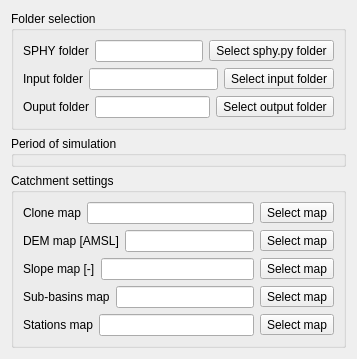
     <widget class="QWidget" name="generalSettingsTab">
      <attribute name="title">
       <string>General settings</string>
      </attribute>
      <layout class="QVBoxLayout" name="verticalLayout_4">
       <item>
        <widget class="QGroupBox" name="foldersGroupBox_2">
         <property name="title">
          <string>Folder selection</string>
         </property>
         <layout class="QVBoxLayout" name="verticalLayout_9">
          <item>
           <layout class="QHBoxLayout" name="horizontalLayout_22">
            <item>
             <widget class="QLabel" name="label_9">
              <property name="text">
               <string>SPHY folder</string>
              </property>
             </widget>
            </item>
            <item>
             <widget class="QLineEdit" name="sphyPathLineEdit">
              <property name="readOnly">
               <bool>true</bool>
              </property>
             </widget>
            </item>
            <item>
             <widget class="QToolButton" name="selectSphyPathButton">
              <property name="text">
               <string>Select sphy.py folder</string>
              </property>
             </widget>
            </item>
           </layout>
          </item>
          <item>
           <layout class="QHBoxLayout" name="horizontalLayout_13">
            <item>
             <widget class="QLabel" name="label_3">
              <property name="text">
               <string>Input folder</string>
              </property>
             </widget>
            </item>
            <item>
             <widget class="QLineEdit" name="inputPathLineEdit">
              <property name="readOnly">
               <bool>true</bool>
              </property>
             </widget>
            </item>
            <item>
             <widget class="QToolButton" name="selectInputPathButton">
              <property name="text">
               <string>Select input folder</string>
              </property>
             </widget>
            </item>
           </layout>
          </item>
          <item>
           <layout class="QHBoxLayout" name="horizontalLayout_23">
            <item>
             <widget class="QLabel" name="label_5">
              <property name="text">
               <string>Ouput folder</string>
              </property>
             </widget>
            </item>
            <item>
             <widget class="QLineEdit" name="outputPathLineEdit">
              <property name="readOnly">
               <bool>true</bool>
              </property>
             </widget>
            </item>
            <item>
             <widget class="QToolButton" name="selectOutputPathButton">
              <property name="text">
               <string>Select output folder</string>
              </property>
             </widget>
            </item>
           </layout>
          </item>
         </layout>
        </widget>
       </item>
       <item>
        <widget class="QGroupBox" name="periodSimulationGroupBox">
         <property name="title">
          <string>Period of simulation</string>
         </property>
         <widget class="QWidget" name="layoutWidget">
          <property name="geometry">
           <rect>
            <x>31</x>
            <y>40</y>
            <width>411</width>
            <height>141</height>
           </rect>
          </property>
          <layout class="QHBoxLayout" name="horizontalLayout_85">
           <item>
            <widget class="QSplitter" name="splitter_2">
             <property name="orientation">
              <enum>Qt::Vertical</enum>
             </property>
             <widget class="QWidget" name="layoutWidget">
              <layout class="QHBoxLayout" name="horizontalLayout_4">
               <item>
                <widget class="QLabel" name="label_10">
                 <property name="text">
                  <string>Timestep 1</string>
                 </property>
                </widget>
               </item>
               <item>
                <widget class="QDateEdit" name="timestep1DateEdit_m">
                 <property name="displayFormat">
                  <string>dd-MMM-yyyy</string>
                 </property>
                </widget>
               </item>
              </layout>
             </widget>
             <widget class="QWidget" name="layoutWidget">
              <layout class="QHBoxLayout" name="horizontalLayout_7">
               <item>
                <widget class="QLabel" name="startDateLabel_2">
                 <property name="text">
                  <string>Start date</string>
                 </property>
                 <property name="alignment">
                  <set>Qt::AlignLeading|Qt::AlignLeft|Qt::AlignVCenter</set>
                 </property>
                </widget>
               </item>
               <item>
                <widget class="QDateEdit" name="startDateEdit_m">
                 <property name="displayFormat">
                  <string>dd-MMM-yyyy</string>
                 </property>
                </widget>
               </item>
              </layout>
             </widget>
             <widget class="QWidget" name="layoutWidget">
              <layout class="QHBoxLayout" name="horizontalLayout_15">
               <item>
                <widget class="QLabel" name="endDateLabel_2">
                 <property name="text">
                  <string>End date</string>
                 </property>
                 <property name="alignment">
                  <set>Qt::AlignLeading|Qt::AlignLeft|Qt::AlignVCenter</set>
                 </property>
                </widget>
               </item>
               <item>
                <widget class="QDateEdit" name="endDateEdit_m">
                 <property name="displayFormat">
                  <string>dd-MMM-yyyy</string>
                 </property>
                 <property name="date">
                  <date>
                   <year>2005</year>
                   <month>12</month>
                   <day>31</day>
                  </date>
                 </property>
                </widget>
               </item>
              </layout>
             </widget>
            </widget>
           </item>
           <item>
            <layout class="QHBoxLayout" name="horizontalLayout_24">
             <item>
              <widget class="QLabel" name="label_8">
               <property name="text">
                <string>Spin up years</string>
               </property>
               <property name="alignment">
                <set>Qt::AlignCenter</set>
               </property>
              </widget>
             </item>
             <item>
              <widget class="QSpinBox" name="spinupyearSpinBox"/>
             </item>
            </layout>
           </item>
          </layout>
         </widget>
        </widget>
       </item>
       <item>
        <widget class="QGroupBox" name="catchmentSettingsGroupBox">
         <property name="title">
          <string>Catchment settings</string>
         </property>
         <layout class="QVBoxLayout" name="verticalLayout_10">
          <item>
           <layout class="QHBoxLayout" name="horizontalLayout_25">
            <item>
             <widget class="QLabel" name="cloneMapLabel">
              <property name="text">
               <string>Clone map</string>
              </property>
             </widget>
            </item>
            <item>
             <widget class="QLineEdit" name="cloneMapLineEdit">
              <property name="readOnly">
               <bool>true</bool>
              </property>
             </widget>
            </item>
            <item>
             <widget class="QToolButton" name="selectCloneMapFileButton">
              <property name="text">
               <string>Select map</string>
              </property>
             </widget>
            </item>
           </layout>
          </item>
          <item>
           <layout class="QHBoxLayout" name="horizontalLayout_26">
            <item>
             <widget class="QLabel" name="demMapLabel">
              <property name="text">
               <string>DEM map [AMSL]</string>
              </property>
             </widget>
            </item>
            <item>
             <widget class="QLineEdit" name="demMapLineEdit">
              <property name="readOnly">
               <bool>true</bool>
              </property>
             </widget>
            </item>
            <item>
             <widget class="QToolButton" name="selectDemMapFileButton">
              <property name="text">
               <string>Select map</string>
              </property>
             </widget>
            </item>
           </layout>
          </item>
          <item>
           <layout class="QHBoxLayout" name="horizontalLayout_27">
            <item>
             <widget class="QLabel" name="slopeMapLabel">
              <property name="text">
               <string>Slope map [-]</string>
              </property>
             </widget>
            </item>
            <item>
             <widget class="QLineEdit" name="slopeMapLineEdit">
              <property name="readOnly">
               <bool>true</bool>
              </property>
             </widget>
            </item>
            <item>
             <widget class="QToolButton" name="selectSlopeMapFileButton">
              <property name="text">
               <string>Select map</string>
              </property>
             </widget>
            </item>
           </layout>
          </item>
          <item>
           <layout class="QHBoxLayout" name="horizontalLayout_28">
            <item>
             <widget class="QLabel" name="subbasinMapLabel">
              <property name="text">
               <string>Sub-basins map</string>
              </property>
             </widget>
            </item>
            <item>
             <widget class="QLineEdit" name="subbasinMapLineEdit">
              <property name="readOnly">
               <bool>true</bool>
              </property>
             </widget>
            </item>
            <item>
             <widget class="QToolButton" name="selectSubbasinMapFileButton">
              <property name="text">
               <string>Select map</string>
              </property>
             </widget>
            </item>
           </layout>
          </item>
          <item>
           <layout class="QHBoxLayout" name="horizontalLayout_29">
            <item>
             <widget class="QLabel" name="stationsMapLabel">
              <property name="text">
               <string>Stations map</string>
              </property>
             </widget>
            </item>
            <item>
             <widget class="QLineEdit" name="stationsMapLineEdit">
              <property name="readOnly">
               <bool>true</bool>
              </property>
             </widget>
            </item>
            <item>
             <widget class="QToolButton" name="selectStationsMapFileButton">
              <property name="text">
               <string>Select map</string>
              </property>
             </widget>
            </item>
           </layout>
          </item>
         </layout>
        </widget>
       </item>
      </layout>
     </widget>
